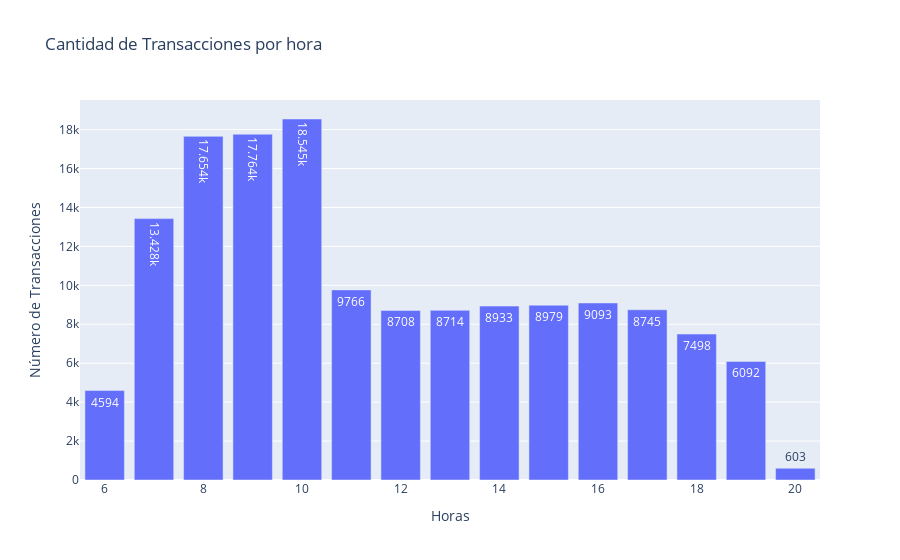

Write notebook code for a chart like this one.
### Code cell
# Configuración de gráfico para representar el total de transacciones por hora
fig = px.bar(
    x=transactions_hour.index, 
    y=transactions_hour.values,
    labels={'x': 'Horas', 'y': 'Número de Transacciones'},
    title='Cantidad de Transacciones por hora', 
    text_auto=True
)

# Mostramos el gráfico
fig.show()

### Figure 1 — Plotly figure (JSON) as saved in the notebook; plotly's stock layout.template omitted (floating-point values rounded to 4 significant figures)
{"data": [{"alignmentgroup": "True", "hovertemplate": "Horas=%{x}<br>Número de Transacciones=%{y}<extra></extra>", "legendgroup": "", "marker": {"color": "#636efa", "pattern": {"shape": ""}}, "name": "", "offsetgroup": "", "orientation": "v", "showlegend": false, "textposition": "auto", "texttemplate": "%{y}", "type": "bar", "x": [10, 9, 8, 7, 11, 16, 15, 14, 17, 13, 12, 18, 19, 6, 20], "xaxis": "x", "y": [18545, 17764, 17654, 13428, 9766, 9093, 8979, 8933, 8745, 8714, 8708, 7498, 6092, 4594, 603], "yaxis": "y"}], "layout": {"autosize": true, "barmode": "relative", "legend": {"tracegroupgap": 0}, "title": {"text": "Cantidad de Transacciones por hora"}, "xaxis": {"anchor": "y", "autorange": true, "domain": [0, 1], "range": [5.5, 20.5], "title": {"text": "Horas"}, "type": "linear"}, "yaxis": {"anchor": "x", "autorange": true, "domain": [0, 1], "range": [0, 19520.0], "title": {"text": "Número de Transacciones"}, "type": "linear"}}}
